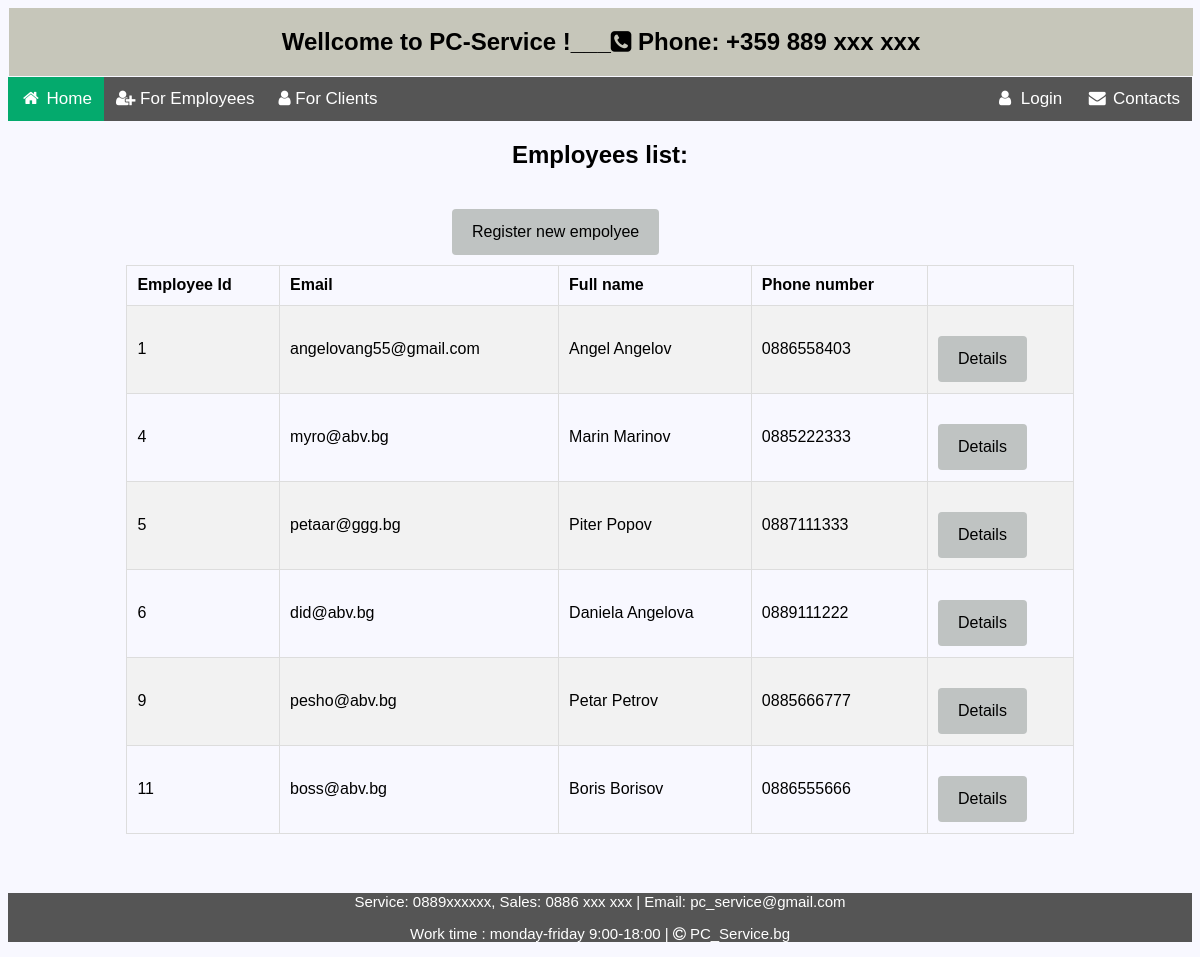
Page /accounts/employees-list/ on the earlier database version.
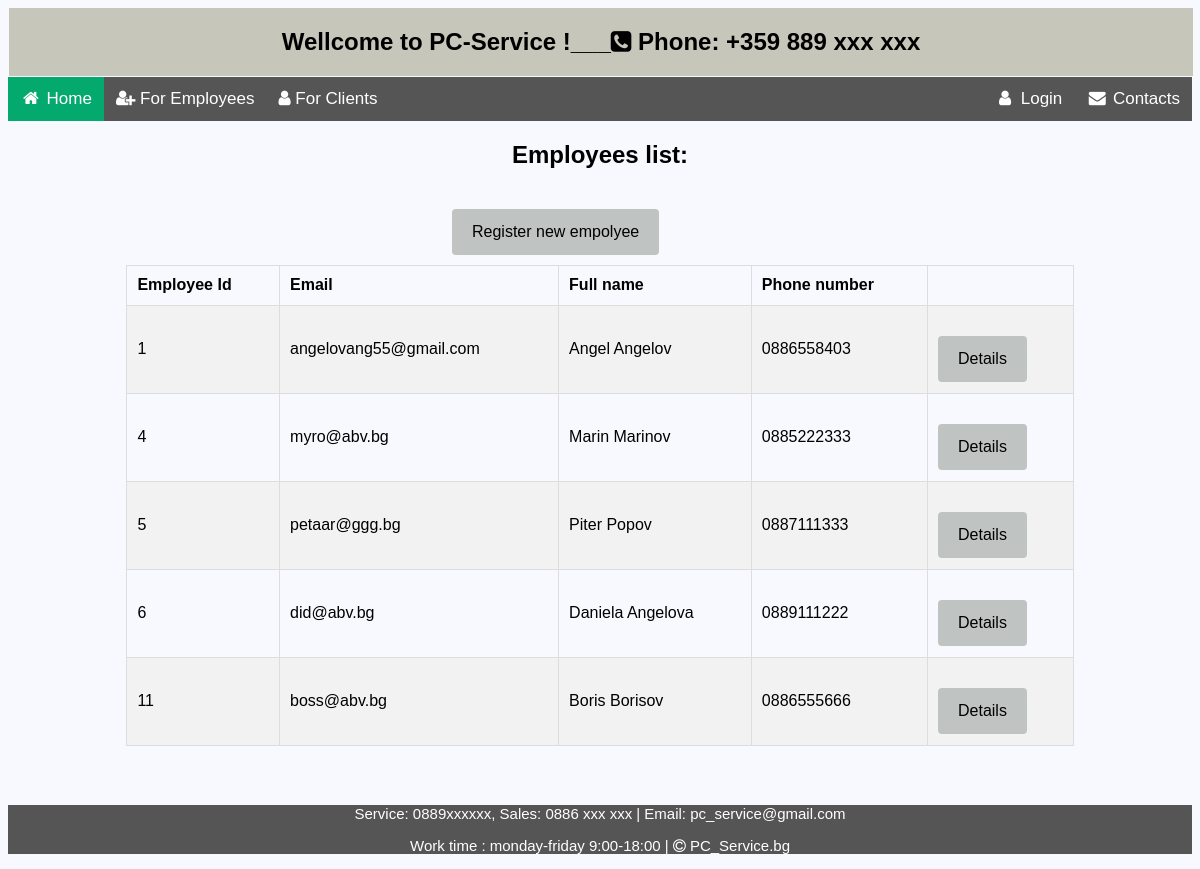
Same page on the later database version.
### sm_system/accounts/models.py (models this page shows, shortened)
class SmsUser(auth_models.AbstractUser):
    FIRST_NAME_MIN_LEN = 2
    FIRST_NAME_MAX_LEN = 30
    LAST_NAME_MIN_LEN = 2
    LAST_NAME_MAX_LEN = 30
    PHONE_MAX_LENGTH = 12
    PHONE_MIN_LENGTH = 9
    email = models.EmailField(
        unique=True,
        validators={validators.EmailValidator},
        blank=False,
        null=False
    )
    first_name = models.CharField(
        max_length=FIRST_NAME_MAX_LEN,
        validators=(
            validators.MinLengthValidator(FIRST_NAME_MIN_LEN),
            is_letter_validator,
            first_char_capital_validator,
        ),
        blank=False,
        null=False,
    )
    last_name = models.CharField(
        max_length=LAST_NAME_MAX_LEN,
        validators=(
            validators.MinLengthValidator(LAST_NAME_MIN_LEN),
            is_letter_validator,
            first_char_capital_validator,
        ),
        blank=False,
        null=False,
    )
    phone_number = models.CharField(
        max_length=PHONE_MAX_LENGTH,
        unique=True,
        validators=(
            validators.MinLengthValidator(PHONE_MIN_LENGTH),
            phone_validator,
        ),
        blank=False,
        null=False,
    )
    user_type = models.CharField(
        choices=Type.choices(),
        max_length=Type.max_len(),
        blank=True,
        null=True
    )
    profile_picture = models.URLField(
        null=True,
        blank=True,
        validators=(
            validate_file_size,
        ),
    )
    class Meta:
        ordering = ('pk',)

### sm_system/accounts/views.py (the view)
# urls.py: path('employees-list/', EmployeesListView.as_view(), name='employees_list'),
class EmployeesListView(views.ListView):
    model = SmsUser
    template_name = 'accounts/employees_list.html'
    def get_queryset(self):
        return super().get_queryset()

### templates/accounts/employees_list.html
{% extends 'home_page.html' %}
{% load static %}
{% block content %}
<div class="info div">
    <h2 class="headers">Employees list:</h2>
    <div class="center">
        <a href="{% url 'register_employee'%}" class="button ">Register new empolyee</a>
    </div>
    <table class="table">
        <tr >
            <th>Employee Id</th>
            <th>Email</th>
            <th>Full name</th>
            <th>Phone number</th>
        </tr>
        {% for empl in object_list %}
        <tr>
            <td>{{ empl.id }}</td>
            <td >{{ empl.email }}</td>
            <td>{{   empl.get_full_name }}</td>
            <td>{{ empl.phone_number }}</td>
            <td><a class="edit-button" href="#" >Details</a></td>
        </tr>
        {% empty %}
            <h2 class="center" >No records for Employees!</h2>
        {% endfor %}
    </table>
</div>
{% endblock %}

Differences in the rows shown:
removed SmsUser: id "9", email "pesho@abv.bg", get_full_name "Petar Petrov", phone_number "0885666777"
